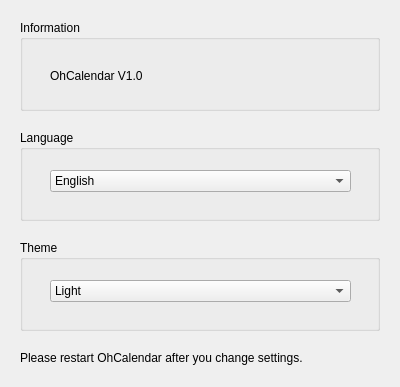
<?xml version="1.0" encoding="UTF-8"?>
<ui version="4.0">
 <class>Dialog</class>
 <widget class="QDialog" name="Dialog">
  <property name="geometry">
   <rect>
    <x>0</x>
    <y>0</y>
    <width>400</width>
    <height>387</height>
   </rect>
  </property>
  <property name="windowTitle">
   <string>OhCalendar - Settings</string>
  </property>
  <property name="windowIcon">
   <iconset>
    <normaloff>icon.ico</normaloff>icon.ico</iconset>
  </property>
  <property name="locale">
   <locale language="English" country="UnitedStates"/>
  </property>
  <widget class="QGroupBox" name="groupBox1">
   <property name="geometry">
    <rect>
     <x>20</x>
     <y>20</y>
     <width>360</width>
     <height>91</height>
    </rect>
   </property>
   <property name="title">
    <string>Information</string>
   </property>
   <widget class="QLabel" name="label1">
    <property name="geometry">
     <rect>
      <x>30</x>
      <y>40</y>
      <width>301</width>
      <height>31</height>
     </rect>
    </property>
    <property name="text">
     <string>OhCalendar V1.0</string>
    </property>
   </widget>
  </widget>
  <widget class="QGroupBox" name="groupBox2">
   <property name="geometry">
    <rect>
     <x>20</x>
     <y>130</y>
     <width>360</width>
     <height>91</height>
    </rect>
   </property>
   <property name="title">
    <string>Language</string>
   </property>
   <widget class="QComboBox" name="langSelect">
    <property name="geometry">
     <rect>
      <x>30</x>
      <y>40</y>
      <width>301</width>
      <height>22</height>
     </rect>
    </property>
    <property name="currentText">
     <string>English</string>
    </property>
    <item>
     <property name="text">
      <string>English</string>
     </property>
    </item>
    <item>
     <property name="text">
      <string>Korean</string>
     </property>
    </item>
   </widget>
  </widget>
  <widget class="QGroupBox" name="groupBox3">
   <property name="geometry">
    <rect>
     <x>20</x>
     <y>240</y>
     <width>360</width>
     <height>91</height>
    </rect>
   </property>
   <property name="title">
    <string>Theme</string>
   </property>
   <widget class="QComboBox" name="themeSelect">
    <property name="geometry">
     <rect>
      <x>30</x>
      <y>40</y>
      <width>301</width>
      <height>22</height>
     </rect>
    </property>
    <property name="currentText">
     <string>Light</string>
    </property>
    <item>
     <property name="text">
      <string>Light</string>
     </property>
    </item>
    <item>
     <property name="text">
      <string>Dark</string>
     </property>
    </item>
   </widget>
  </widget>
  <widget class="QLabel" name="label2">
   <property name="geometry">
    <rect>
     <x>20</x>
     <y>350</y>
     <width>361</width>
     <height>16</height>
    </rect>
   </property>
   <property name="text">
    <string>Please restart OhCalendar after you change settings.</string>
   </property>
  </widget>
 </widget>
 <resources/>
 <connections/>
</ui>
